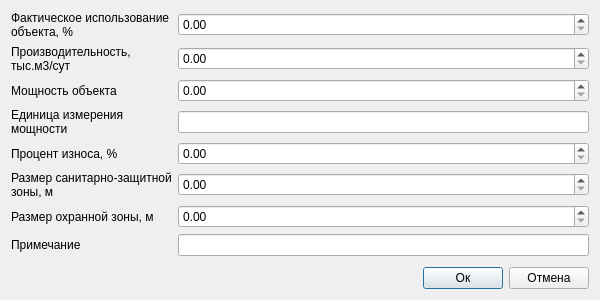
<?xml version="1.0" encoding="UTF-8"?>
<ui version="4.0">
 <class>Dialog</class>
 <widget class="QDialog" name="Dialog">
  <property name="geometry">
   <rect>
    <x>0</x>
    <y>0</y>
    <width>600</width>
    <height>300</height>
   </rect>
  </property>
  <property name="minimumSize">
   <size>
    <width>600</width>
    <height>300</height>
   </size>
  </property>
  <property name="windowTitle">
   <string>Объекты газоснабжения (полигон): Дополнительные атрибуты </string>
  </property>
  <property name="accessibleName">
   <string notr="true">btnSave</string>
  </property>
  <layout class="QVBoxLayout" name="verticalLayout_2">
   <item>
    <layout class="QGridLayout" name="gridLayout_2">
     <item row="0" column="1">
      <layout class="QHBoxLayout" name="horizontalLayout_4">
       <item>
        <layout class="QGridLayout" name="gridLayout_3">
         <item row="2" column="1">
          <widget class="QgsDoubleSpinBox" name="sbCapacity">
           <property name="maximum">
            <double>10000000.000000000000000</double>
           </property>
           <property name="clearValue">
            <bool>true</bool>
           </property>
          </widget>
         </item>
         <item row="8" column="0">
          <widget class="QLabel" name="label_22">
           <property name="text">
            <string>Единица измерения
мощности</string>
           </property>
          </widget>
         </item>
         <item row="15" column="1">
          <widget class="QLineEdit" name="tbNote">
           <property name="clearButtonEnabled">
            <bool>true</bool>
           </property>
          </widget>
         </item>
         <item row="5" column="1">
          <widget class="QgsDoubleSpinBox" name="sbPower">
           <property name="maximum">
            <double>10000000.000000000000000</double>
           </property>
           <property name="clearValue">
            <bool>true</bool>
           </property>
          </widget>
         </item>
         <item row="0" column="0">
          <widget class="QLabel" name="label_11">
           <property name="text">
            <string>Фактическое использование 
объекта, %</string>
           </property>
          </widget>
         </item>
         <item row="0" column="1">
          <widget class="QgsDoubleSpinBox" name="sbActualUseOfTheObject">
           <property name="maximum">
            <double>100.000000000000000</double>
           </property>
           <property name="clearValue">
            <bool>true</bool>
           </property>
          </widget>
         </item>
         <item row="15" column="0">
          <widget class="QLabel" name="label">
           <property name="text">
            <string>Примечание</string>
           </property>
          </widget>
         </item>
         <item row="11" column="0">
          <widget class="QLabel" name="label_13">
           <property name="text">
            <string>Размер санитарно-защитной 
зоны, м</string>
           </property>
          </widget>
         </item>
         <item row="5" column="0">
          <widget class="QLabel" name="label_8">
           <property name="text">
            <string>Мощность объекта</string>
           </property>
          </widget>
         </item>
         <item row="11" column="1">
          <widget class="QgsDoubleSpinBox" name="sbSizeOfSanitaryProtectionZone">
           <property name="maximum">
            <double>10000000.000000000000000</double>
           </property>
           <property name="clearValue">
            <bool>true</bool>
           </property>
          </widget>
         </item>
         <item row="2" column="0">
          <widget class="QLabel" name="label_12">
           <property name="text">
            <string>Производительность,
тыс.м3/сут</string>
           </property>
          </widget>
         </item>
         <item row="13" column="0">
          <widget class="QLabel" name="label_9">
           <property name="text">
            <string>Размер охранной зоны, м</string>
           </property>
          </widget>
         </item>
         <item row="9" column="0">
          <widget class="QLabel" name="label_24">
           <property name="text">
            <string>Процент износа, %</string>
           </property>
          </widget>
         </item>
         <item row="9" column="1">
          <widget class="QgsDoubleSpinBox" name="sbWearPercentage">
           <property name="maximum">
            <double>100.000000000000000</double>
           </property>
           <property name="clearValue">
            <bool>true</bool>
           </property>
          </widget>
         </item>
         <item row="8" column="1">
          <widget class="QLineEdit" name="tbPowerUnit">
           <property name="clearButtonEnabled">
            <bool>true</bool>
           </property>
          </widget>
         </item>
         <item row="13" column="1">
          <widget class="QgsDoubleSpinBox" name="sbGuardZoneSize">
           <property name="maximum">
            <double>10000000.000000000000000</double>
           </property>
           <property name="clearValue">
            <bool>true</bool>
           </property>
          </widget>
         </item>
        </layout>
       </item>
      </layout>
     </item>
     <item row="3" column="1">
      <layout class="QHBoxLayout" name="horizontalLayout">
       <item>
        <spacer name="horizontalSpacer">
         <property name="orientation">
          <enum>Qt::Horizontal</enum>
         </property>
         <property name="sizeHint" stdset="0">
          <size>
           <width>40</width>
           <height>20</height>
          </size>
         </property>
        </spacer>
       </item>
       <item>
        <widget class="QPushButton" name="btnOk">
         <property name="accessibleName">
          <string notr="true">btnSave</string>
         </property>
         <property name="text">
          <string>Ок</string>
         </property>
         <property name="default">
          <bool>true</bool>
         </property>
        </widget>
       </item>
       <item>
        <widget class="QPushButton" name="btnCancel">
         <property name="accessibleName">
          <string notr="true">btnCancel</string>
         </property>
         <property name="text">
          <string>Отмена</string>
         </property>
        </widget>
       </item>
      </layout>
     </item>
     <item row="2" column="1">
      <layout class="QHBoxLayout" name="horizontalLayout_2">
       <item>
        <spacer name="verticalSpacer">
         <property name="orientation">
          <enum>Qt::Vertical</enum>
         </property>
         <property name="sizeHint" stdset="0">
          <size>
           <width>20</width>
           <height>40</height>
          </size>
         </property>
        </spacer>
       </item>
      </layout>
     </item>
    </layout>
   </item>
  </layout>
 </widget>
 <customwidgets>
  <customwidget>
   <class>QgsDoubleSpinBox</class>
   <extends>QDoubleSpinBox</extends>
   <header>qgsdoublespinbox.h</header>
  </customwidget>
 </customwidgets>
 <tabstops>
  <tabstop>sbActualUseOfTheObject</tabstop>
  <tabstop>sbCapacity</tabstop>
  <tabstop>sbPower</tabstop>
  <tabstop>tbPowerUnit</tabstop>
  <tabstop>sbWearPercentage</tabstop>
  <tabstop>sbSizeOfSanitaryProtectionZone</tabstop>
  <tabstop>sbGuardZoneSize</tabstop>
  <tabstop>tbNote</tabstop>
  <tabstop>btnOk</tabstop>
  <tabstop>btnCancel</tabstop>
 </tabstops>
 <resources/>
 <connections/>
</ui>
